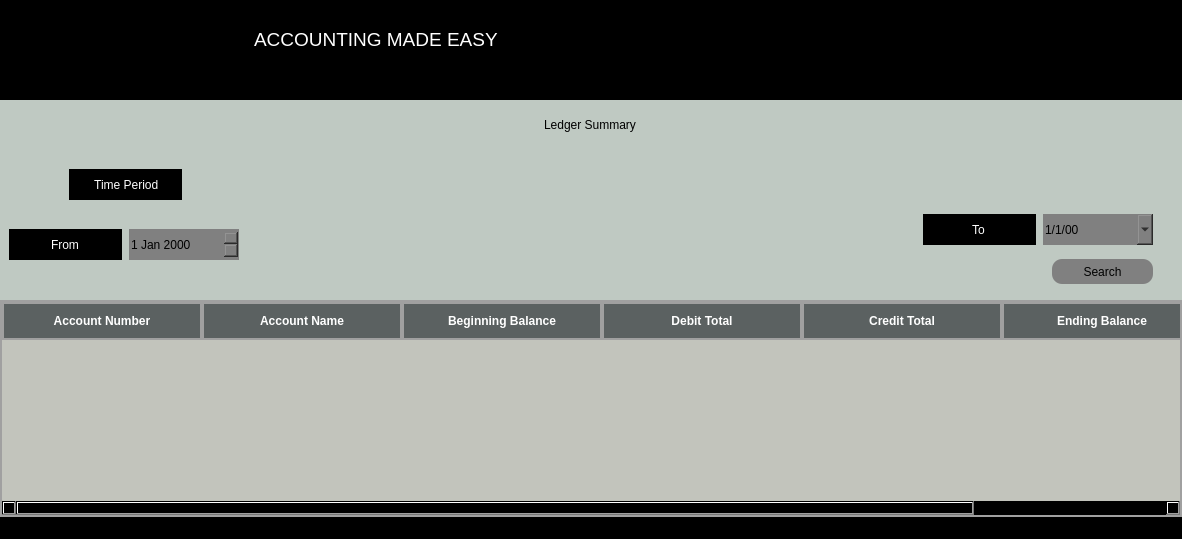
<?xml version="1.0" encoding="UTF-8"?>
<ui version="4.0">
 <class>LedgerSummary</class>
 <widget class="QMainWindow" name="LedgerSummary">
  <property name="geometry">
   <rect>
    <x>0</x>
    <y>0</y>
    <width>1182</width>
    <height>539</height>
   </rect>
  </property>
  <property name="windowTitle">
   <string>MainWindow</string>
  </property>
  <property name="styleSheet">
   <string notr="true">background-color:black;
border:none;</string>
  </property>
  <widget class="QWidget" name="centralwidget">
   <layout class="QVBoxLayout" name="verticalLayout">
    <property name="spacing">
     <number>0</number>
    </property>
    <property name="leftMargin">
     <number>0</number>
    </property>
    <property name="topMargin">
     <number>0</number>
    </property>
    <property name="rightMargin">
     <number>0</number>
    </property>
    <property name="bottomMargin">
     <number>0</number>
    </property>
    <item>
     <widget class="QStackedWidget" name="UpperLogoBar">
      <property name="minimumSize">
       <size>
        <width>0</width>
        <height>100</height>
       </size>
      </property>
      <property name="maximumSize">
       <size>
        <width>16777215</width>
        <height>100</height>
       </size>
      </property>
      <property name="styleSheet">
       <string notr="true">background-color:black;</string>
      </property>
      <property name="frameShape">
       <enum>QFrame::StyledPanel</enum>
      </property>
      <property name="frameShadow">
       <enum>QFrame::Raised</enum>
      </property>
      <widget class="QWidget" name="LogoStack">
       <property name="minimumSize">
        <size>
         <width>0</width>
         <height>100</height>
        </size>
       </property>
       <property name="maximumSize">
        <size>
         <width>16777215</width>
         <height>100</height>
        </size>
       </property>
       <widget class="QTextEdit" name="Motto">
        <property name="geometry">
         <rect>
          <x>250</x>
          <y>10</y>
          <width>914</width>
          <height>80</height>
         </rect>
        </property>
        <property name="cursor" stdset="0">
         <cursorShape>IBeamCursor</cursorShape>
        </property>
        <property name="styleSheet">
         <string notr="true">margin-bottom:3px;
color:white;</string>
        </property>
        <property name="readOnly">
         <bool>true</bool>
        </property>
        <property name="html">
         <string>&lt;!DOCTYPE HTML PUBLIC &quot;-//W3C//DTD HTML 4.0//EN&quot; &quot;http://www.w3.org/TR/REC-html40/strict.dtd&quot;&gt;
&lt;html&gt;&lt;head&gt;&lt;meta name=&quot;qrichtext&quot; content=&quot;1&quot; /&gt;&lt;meta charset=&quot;utf-8&quot; /&gt;&lt;style type=&quot;text/css&quot;&gt;
p, li { white-space: pre-wrap; }
hr { height: 1px; border-width: 0; }
li.unchecked::marker { content: &quot;\2610&quot;; }
li.checked::marker { content: &quot;\2612&quot;; }
&lt;/style&gt;&lt;/head&gt;&lt;body style=&quot; font-family:'Sans Serif'; font-size:9pt; font-weight:400; font-style:normal;&quot;&gt;
&lt;p style=&quot;-qt-paragraph-type:empty; margin-top:0px; margin-bottom:0px; margin-left:0px; margin-right:0px; -qt-block-indent:0; text-indent:0px;&quot;&gt;&lt;br /&gt;&lt;/p&gt;
&lt;p style=&quot; margin-top:0px; margin-bottom:0px; margin-left:0px; margin-right:0px; -qt-block-indent:0; text-indent:0px;&quot;&gt;&lt;span style=&quot; font-size:14pt;&quot;&gt;ACCOUNTING MADE EASY&lt;/span&gt;&lt;/p&gt;&lt;/body&gt;&lt;/html&gt;</string>
        </property>
       </widget>
       <widget class="QPushButton" name="pushButton_3">
        <property name="geometry">
         <rect>
          <x>0</x>
          <y>10</y>
          <width>300</width>
          <height>100</height>
         </rect>
        </property>
        <property name="minimumSize">
         <size>
          <width>300</width>
          <height>100</height>
         </size>
        </property>
        <property name="cursor">
         <cursorShape>PointingHandCursor</cursorShape>
        </property>
        <property name="text">
         <string>PushButton</string>
        </property>
        <property name="icon">
         <iconset>
          <activeon>:/images/AppLogo.png</activeon>
         </iconset>
        </property>
        <property name="iconSize">
         <size>
          <width>300</width>
          <height>100</height>
         </size>
        </property>
       </widget>
       <zorder>pushButton_3</zorder>
       <zorder>Motto</zorder>
      </widget>
     </widget>
    </item>
    <item>
     <widget class="QLineEdit" name="lineEdit">
      <property name="minimumSize">
       <size>
        <width>600</width>
        <height>50</height>
       </size>
      </property>
      <property name="styleSheet">
       <string notr="true">background-color:rgb(191,201,194);
color:black;

font: 900 10pt &quot;Segoe UI Black&quot;;
</string>
      </property>
      <property name="text">
       <string>Ledger Summary</string>
      </property>
      <property name="alignment">
       <set>Qt::AlignCenter</set>
      </property>
     </widget>
    </item>
    <item>
     <widget class="QFrame" name="frame">
      <property name="minimumSize">
       <size>
        <width>300</width>
        <height>150</height>
       </size>
      </property>
      <property name="styleSheet">
       <string notr="true">background-color:rgb(191,201,194);


</string>
      </property>
      <property name="frameShape">
       <enum>QFrame::StyledPanel</enum>
      </property>
      <property name="frameShadow">
       <enum>QFrame::Raised</enum>
      </property>
      <layout class="QHBoxLayout" name="horizontalLayout">
       <item alignment="Qt::AlignLeft">
        <widget class="QFrame" name="frame_2">
         <property name="minimumSize">
          <size>
           <width>250</width>
           <height>0</height>
          </size>
         </property>
         <property name="frameShape">
          <enum>QFrame::StyledPanel</enum>
         </property>
         <property name="frameShadow">
          <enum>QFrame::Raised</enum>
         </property>
         <widget class="QLineEdit" name="lineEdit_3">
          <property name="geometry">
           <rect>
            <x>0</x>
            <y>70</y>
            <width>113</width>
            <height>31</height>
           </rect>
          </property>
          <property name="styleSheet">
           <string notr="true">background-color:black;
color:white;
font: 900 9pt &quot;Segoe UI Black&quot;;</string>
          </property>
          <property name="text">
           <string>From</string>
          </property>
          <property name="alignment">
           <set>Qt::AlignCenter</set>
          </property>
         </widget>
         <widget class="QLineEdit" name="lineEdit_2">
          <property name="geometry">
           <rect>
            <x>60</x>
            <y>10</y>
            <width>113</width>
            <height>31</height>
           </rect>
          </property>
          <property name="styleSheet">
           <string notr="true">background-color:black;
color:white;
font: 900 9pt &quot;Segoe UI Black&quot;;</string>
          </property>
          <property name="text">
           <string> Time Period</string>
          </property>
          <property name="alignment">
           <set>Qt::AlignCenter</set>
          </property>
         </widget>
         <widget class="QDateEdit" name="ReadFromDate">
          <property name="geometry">
           <rect>
            <x>120</x>
            <y>70</y>
            <width>110</width>
            <height>31</height>
           </rect>
          </property>
          <property name="styleSheet">
           <string notr="true">background-color:grey;</string>
          </property>
         </widget>
        </widget>
       </item>
       <item alignment="Qt::AlignRight">
        <widget class="QFrame" name="frame_3">
         <property name="minimumSize">
          <size>
           <width>250</width>
           <height>0</height>
          </size>
         </property>
         <property name="frameShape">
          <enum>QFrame::StyledPanel</enum>
         </property>
         <property name="frameShadow">
          <enum>QFrame::Raised</enum>
         </property>
         <widget class="QLineEdit" name="lineEdit_4">
          <property name="geometry">
           <rect>
            <x>0</x>
            <y>55</y>
            <width>113</width>
            <height>31</height>
           </rect>
          </property>
          <property name="styleSheet">
           <string notr="true">background-color:black;
color:white;
font: 900 9pt &quot;Segoe UI Black&quot;;</string>
          </property>
          <property name="text">
           <string>To</string>
          </property>
          <property name="alignment">
           <set>Qt::AlignCenter</set>
          </property>
         </widget>
         <widget class="QDateEdit" name="ReadToDate">
          <property name="geometry">
           <rect>
            <x>120</x>
            <y>55</y>
            <width>110</width>
            <height>31</height>
           </rect>
          </property>
          <property name="styleSheet">
           <string notr="true">background-color:grey;</string>
          </property>
          <property name="displayFormat">
           <string>M/d/yy</string>
          </property>
          <property name="calendarPopup">
           <bool>true</bool>
          </property>
         </widget>
         <widget class="QPushButton" name="pushButton">
          <property name="geometry">
           <rect>
            <x>129</x>
            <y>100</y>
            <width>101</width>
            <height>25</height>
           </rect>
          </property>
          <property name="cursor">
           <cursorShape>PointingHandCursor</cursorShape>
          </property>
          <property name="styleSheet">
           <string notr="true">background-color:grey;
border-radius:10px;</string>
          </property>
          <property name="text">
           <string>Search</string>
          </property>
         </widget>
        </widget>
       </item>
      </layout>
     </widget>
    </item>
    <item>
     <widget class="QTableWidget" name="LedgerTable">
      <property name="minimumSize">
       <size>
        <width>1000</width>
        <height>200</height>
       </size>
      </property>
      <property name="sizeIncrement">
       <size>
        <width>90</width>
        <height>0</height>
       </size>
      </property>
      <property name="styleSheet">
       <string notr="true">QTableWidget {
    background-color: rgb(194,196,188);     /* Background color of the table */
    gridline-color: #8F8F8F;        /* Gridline color */
    border: 2px solid #A0A0A0;      /* Border around the table */
}

QHeaderView::section {
    background-color: rgb(91,97,97); 
color:white;     /* Header background color */
    padding: 8px;                   /* Header padding */
    font-weight: bold;              /* Header font */
    border: 2px solid #A0A0A0;      /* Border around headers */
}

QTableWidget::item {
    padding: 5px;                   /* Padding for cells */
    background-color: rgb(209,212,203);      /* Default background color for cells */
}

QTableWidget::item:alternate {
    background-color: rgb(233,245,201);      /* Alternating row color */
}

QTableWidget::item:selected {
    background-color: #A0A0FF;      /* Background color when a cell is selected */
    color: white;                   /* Text color when a cell is selected */
}

QTableWidget QScrollBar:vertical {
    background: #F5F5F5;            /* Vertical scrollbar background */
    width: 15px;                    /* Scrollbar width */
}

QTableWidget QScrollBar::handle:vertical {
    background: #B0B0B0;            /* Vertical scrollbar handle color */
    border-radius: 4px;             /* Rounded scrollbar handle */
}
</string>
      </property>
      <property name="rowCount">
       <number>0</number>
      </property>
      <attribute name="horizontalHeaderDefaultSectionSize">
       <number>200</number>
      </attribute>
      <attribute name="horizontalHeaderStretchLastSection">
       <bool>true</bool>
      </attribute>
      <column>
       <property name="text">
        <string>Account Number</string>
       </property>
      </column>
      <column>
       <property name="text">
        <string>Account Name</string>
       </property>
      </column>
      <column>
       <property name="text">
        <string>Beginning Balance</string>
       </property>
       <property name="font">
        <font>
         <pointsize>9</pointsize>
        </font>
       </property>
      </column>
      <column>
       <property name="text">
        <string>Debit Total</string>
       </property>
      </column>
      <column>
       <property name="text">
        <string>Credit Total</string>
       </property>
      </column>
      <column>
       <property name="text">
        <string>Ending Balance</string>
       </property>
      </column>
     </widget>
    </item>
   </layout>
  </widget>
  <widget class="QStatusBar" name="statusbar"/>
 </widget>
 <resources/>
 <connections/>
</ui>
